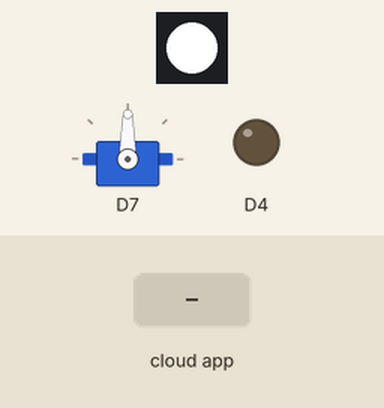
This program was run on a simulated ESP8266 (NodeMCU). On the bench: 1 RGB LEDs in strip order, left to right, servo, output pins drawn as LEDs (lit = HIGH). Inputs (shaded band) come from the test bench. WiFi joins after 1.5 s; servers stay silent unless stated; what the program prints to the serial monitor is not drawn.

Above: at 2.7 s.
2.8 s: the phone or cloud app sets Porte to 0
At 3.6 s:
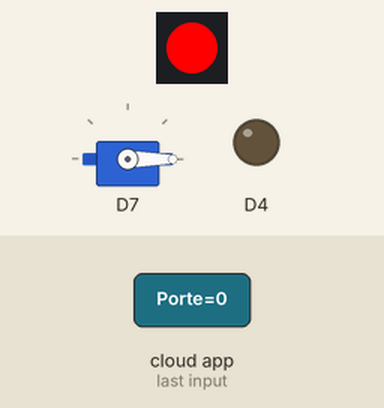
4.3 s: the phone or cloud app sets Porte to 64
At 6.1 s:
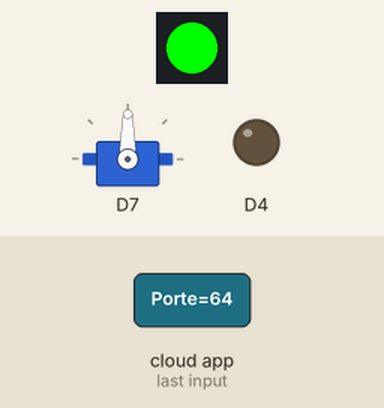
7.3 s: the phone or cloud app sets Lampe to 64
At 8.0 s:
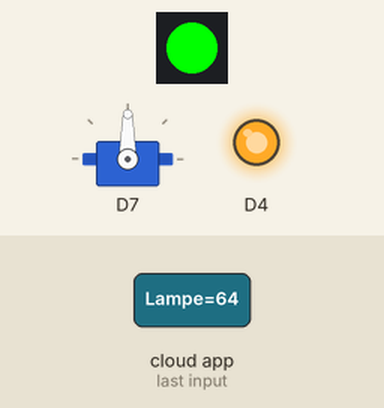
8.8 s: the phone or cloud app sets Couleur to 0
At 9.5 s:
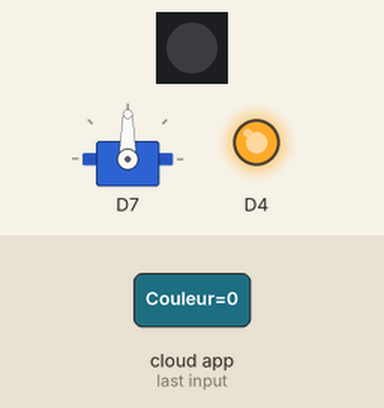
10.3 s: the phone or cloud app sets Couleur to 128
At 10.7 s:
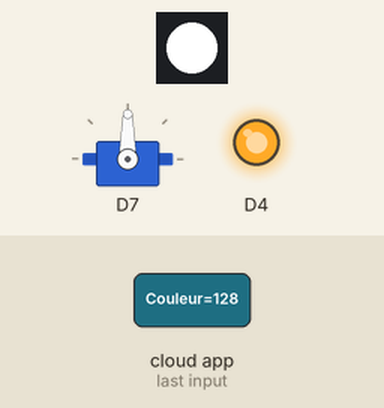
11.8 s: the phone or cloud app sets Porte to 0
At 12.8 s:
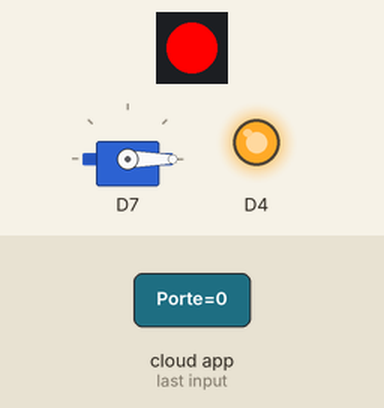
Timing chart, 0 to 16.3 s (numbered marks = the images above; inputs shaded):
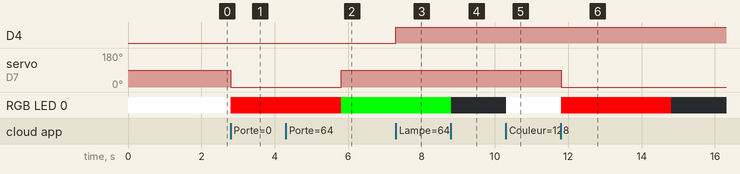

The program:

main.cpp
```cpp
#include <Arduino.h>
#include <Application.h>
#include <Espalexa.h>
#include <ESP8266WiFi.h>

#define LED 2
#define DOOR D7

// Create instances of SingleLed, RGBLed, and Door
SingleLed myLED("led", LED);
RGBLed myRGBLed("LedRGB1", D1, D2);
Door myDOOR("led", DOOR);

bool wifiConnected = false;
bool connectWifi();
Espalexa espalexa;

// Change this!!
const char* ssid = "Redmi Note 10 Pro";
const char* password = "totototo";

// Function to set RGB LED color and brightness
void RGB_Led_Set(uint8_t brightness, uint32_t rgb)
{
  Serial.println(brightness);
  Serial.println(rgb);
  myRGBLed.setRGB((rgb >> 16) & 0xFF, rgb & 0xFF, (rgb >> 8) & 0xFF);
  myRGBLed.alexaCommand(brightness);
}

// Function to set Single LED brightness
void Single_Led_Set(uint8_t brightness)
{
  // Control the device
  Serial.println(brightness);
  myLED.alexaCommand(brightness);
}

// Function to handle door state changes
void firstDoorChanged(EspalexaDevice* d)
{
    if (d == nullptr) return; // This is good practice, but not required
    Serial.print("A changed to ");
    if (d->getValue()){
        Serial.println("ON");
        myDOOR.open();
        myRGBLed = Colors::Green;
    }
    else {
        myRGBLed = Colors::Red;
        Serial.println("OFF");
        myDOOR.close();
        delay(3000);
        myRGBLed.turnOff();
    }
}

void setup() {
  // Put your setup code here, to run once
  Serial.begin(115200);
  // Initialize wifi connection
  wifiConnected = connectWifi();

  if(wifiConnected){
    // Define your devices here
    espalexa.addDevice("Lampe", Single_Led_Set); // Simplest definition, default state off
    espalexa.addDevice("Couleur", RGB_Led_Set);
    espalexa.addDevice("Porte", firstDoorChanged, EspalexaDeviceType::onoff);
    espalexa.begin();
  } else {
    while (1) {
      Serial.println("Cannot connect to WiFi. Please check data and reset the ESP.");
      delay(2500);
    }
  }
}

void loop() {
  espalexa.loop();
  delay(1);
}

// Function to connect to WiFi
boolean connectWifi(){
  boolean state = true;
  int i = 0;

  WiFi.mode(WIFI_STA);
  WiFi.begin(ssid, password);
  Serial.println("");
  Serial.println("Connecting to WiFi");

  // Wait for connection
  Serial.print("Connecting...");
  while (WiFi.status() != WL_CONNECTED) {
    delay(500);
    Serial.print(".");
    if (i > 20){
      state = false; break;
    }
    i++;
  }
  Serial.println("");
  if (state){
    Serial.print("Connected to ");
    Serial.println(ssid);
    Serial.print("IP address: ");
    Serial.println(WiFi.localIP());
  }
  else {
    Serial.println("Connection failed.");
  }
  return state;
}
```

Measured:
- after the input at 2.8 s, servo on D7: 90° → 0° at once; RGB LED 0: RGB(255, 255, 255) → RGB(255, 0, 0) at once
- after the input at 4.3 s, servo on D7: 0° → 90° after 1.5 s
- after the input at 7.3 s, D4: LOW → HIGH at once
- after the input at 8.8 s, RGB LED 0: RGB(0, 255, 0) → off at once
- after the input at 10.3 s, RGB LED 0: off → RGB(255, 255, 255) at once
- after the input at 11.8 s, servo on D7: 90° → 0° at once; RGB LED 0: RGB(255, 255, 255) → RGB(255, 0, 0) at once, → off 3.0 s later
